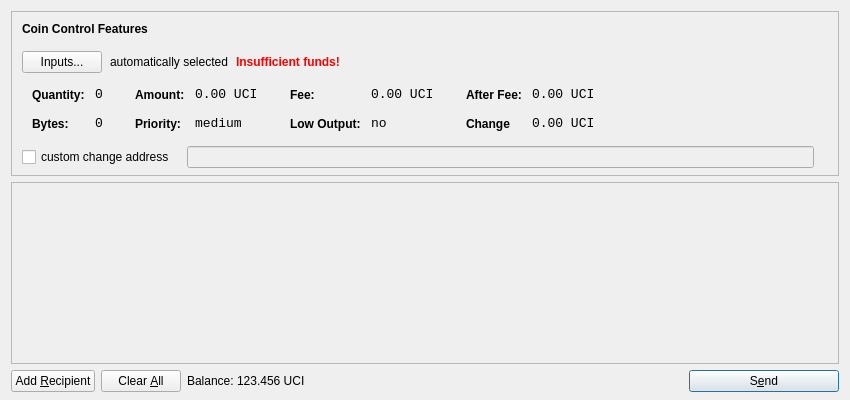
<?xml version="1.0" encoding="UTF-8"?>
<ui version="4.0">
 <class>SendCoinsDialog</class>
 <widget class="QDialog" name="SendCoinsDialog">
  <property name="geometry">
   <rect>
    <x>0</x>
    <y>0</y>
    <width>850</width>
    <height>400</height>
   </rect>
  </property>
  <property name="windowTitle">
   <string>Send Coins</string>
  </property>
  <layout class="QVBoxLayout" name="verticalLayout" stretch="0,1,0">
   <property name="bottomMargin">
    <number>8</number>
   </property>
   <item>
    <widget class="QFrame" name="frameCoinControl">
     <property name="sizePolicy">
      <sizepolicy hsizetype="Expanding" vsizetype="Expanding">
       <horstretch>0</horstretch>
       <verstretch>0</verstretch>
      </sizepolicy>
     </property>
     <property name="maximumSize">
      <size>
       <width>16777215</width>
       <height>16777215</height>
      </size>
     </property>
     <property name="frameShape">
      <enum>QFrame::StyledPanel</enum>
     </property>
     <property name="frameShadow">
      <enum>QFrame::Sunken</enum>
     </property>
     <layout class="QVBoxLayout" name="verticalLayoutCoinControl2">
      <property name="spacing">
       <number>-1</number>
      </property>
      <property name="leftMargin">
       <number>0</number>
      </property>
      <property name="topMargin">
       <number>0</number>
      </property>
      <property name="rightMargin">
       <number>0</number>
      </property>
      <property name="bottomMargin">
       <number>6</number>
      </property>
      <item>
       <layout class="QVBoxLayout" name="verticalLayoutCoinControl" stretch="0,0,0,0,1">
        <property name="spacing">
         <number>0</number>
        </property>
        <property name="leftMargin">
         <number>10</number>
        </property>
        <property name="topMargin">
         <number>10</number>
        </property>
        <item>
         <layout class="QHBoxLayout" name="horizontalLayoutCoinControl1">
          <property name="bottomMargin">
           <number>15</number>
          </property>
          <item>
           <widget class="QLabel" name="labelCoinControlFeatures">
            <property name="sizePolicy">
             <sizepolicy hsizetype="Preferred" vsizetype="Maximum">
              <horstretch>0</horstretch>
              <verstretch>0</verstretch>
             </sizepolicy>
            </property>
            <property name="font">
             <font>
              <weight>75</weight>
              <bold>true</bold>
             </font>
            </property>
            <property name="styleSheet">
             <string notr="true">font-weight:bold;</string>
            </property>
            <property name="text">
             <string>Coin Control Features</string>
            </property>
           </widget>
          </item>
         </layout>
        </item>
        <item>
         <layout class="QHBoxLayout" name="horizontalLayoutCoinControl2" stretch="0,0,0,0">
          <property name="spacing">
           <number>8</number>
          </property>
          <property name="bottomMargin">
           <number>10</number>
          </property>
          <item>
           <widget class="QPushButton" name="pushButtonCoinControl">
            <property name="styleSheet">
             <string notr="true"/>
            </property>
            <property name="text">
             <string>Inputs...</string>
            </property>
           </widget>
          </item>
          <item>
           <widget class="QLabel" name="labelCoinControlAutomaticallySelected">
            <property name="text">
             <string>automatically selected</string>
            </property>
            <property name="margin">
             <number>5</number>
            </property>
           </widget>
          </item>
          <item>
           <widget class="QLabel" name="labelCoinControlInsuffFunds">
            <property name="font">
             <font>
              <weight>75</weight>
              <bold>true</bold>
             </font>
            </property>
            <property name="styleSheet">
             <string notr="true">color:red;font-weight:bold;</string>
            </property>
            <property name="text">
             <string>Insufficient funds!</string>
            </property>
            <property name="margin">
             <number>5</number>
            </property>
           </widget>
          </item>
          <item>
           <spacer name="horizontalSpacerCoinControl">
            <property name="orientation">
             <enum>Qt::Horizontal</enum>
            </property>
            <property name="sizeHint" stdset="0">
             <size>
              <width>40</width>
              <height>1</height>
             </size>
            </property>
           </spacer>
          </item>
         </layout>
        </item>
        <item>
         <widget class="QWidget" name="widgetCoinControl" native="true">
          <property name="sizePolicy">
           <sizepolicy hsizetype="Preferred" vsizetype="Preferred">
            <horstretch>0</horstretch>
            <verstretch>0</verstretch>
           </sizepolicy>
          </property>
          <property name="minimumSize">
           <size>
            <width>0</width>
            <height>0</height>
           </size>
          </property>
          <property name="styleSheet">
           <string notr="true"/>
          </property>
          <layout class="QHBoxLayout" name="horizontalLayoutCoinControl5">
           <property name="margin">
            <number>0</number>
           </property>
           <item>
            <layout class="QHBoxLayout" name="horizontalLayoutCoinControl3" stretch="0,0,0,1">
             <property name="spacing">
              <number>20</number>
             </property>
             <property name="topMargin">
              <number>0</number>
             </property>
             <property name="bottomMargin">
              <number>10</number>
             </property>
             <item>
              <layout class="QFormLayout" name="formLayoutCoinControl1">
               <property name="horizontalSpacing">
                <number>10</number>
               </property>
               <property name="verticalSpacing">
                <number>14</number>
               </property>
               <property name="leftMargin">
                <number>10</number>
               </property>
               <property name="topMargin">
                <number>4</number>
               </property>
               <property name="rightMargin">
                <number>6</number>
               </property>
               <item row="0" column="0">
                <widget class="QLabel" name="labelCoinControlQuantityText">
                 <property name="styleSheet">
                  <string notr="true">font-weight:bold;</string>
                 </property>
                 <property name="text">
                  <string>Quantity:</string>
                 </property>
                 <property name="margin">
                  <number>0</number>
                 </property>
                </widget>
               </item>
               <item row="0" column="1">
                <widget class="QLabel" name="labelCoinControlQuantity">
                 <property name="font">
                  <font>
                   <family>Monospace</family>
                   <pointsize>10</pointsize>
                  </font>
                 </property>
                 <property name="cursor">
                  <cursorShape>IBeamCursor</cursorShape>
                 </property>
                 <property name="contextMenuPolicy">
                  <enum>Qt::ActionsContextMenu</enum>
                 </property>
                 <property name="text">
                  <string>0</string>
                 </property>
                 <property name="margin">
                  <number>0</number>
                 </property>
                 <property name="textInteractionFlags">
                  <set>Qt::LinksAccessibleByMouse|Qt::TextSelectableByKeyboard|Qt::TextSelectableByMouse</set>
                 </property>
                </widget>
               </item>
               <item row="1" column="0">
                <widget class="QLabel" name="labelCoinControlBytesText">
                 <property name="styleSheet">
                  <string notr="true">font-weight:bold;</string>
                 </property>
                 <property name="text">
                  <string>Bytes:</string>
                 </property>
                </widget>
               </item>
               <item row="1" column="1">
                <widget class="QLabel" name="labelCoinControlBytes">
                 <property name="font">
                  <font>
                   <family>Monospace</family>
                   <pointsize>10</pointsize>
                  </font>
                 </property>
                 <property name="cursor">
                  <cursorShape>IBeamCursor</cursorShape>
                 </property>
                 <property name="contextMenuPolicy">
                  <enum>Qt::ActionsContextMenu</enum>
                 </property>
                 <property name="text">
                  <string>0</string>
                 </property>
                 <property name="textInteractionFlags">
                  <set>Qt::LinksAccessibleByMouse|Qt::TextSelectableByKeyboard|Qt::TextSelectableByMouse</set>
                 </property>
                </widget>
               </item>
              </layout>
             </item>
             <item>
              <layout class="QFormLayout" name="formLayoutCoinControl2">
               <property name="horizontalSpacing">
                <number>10</number>
               </property>
               <property name="verticalSpacing">
                <number>14</number>
               </property>
               <property name="leftMargin">
                <number>6</number>
               </property>
               <property name="topMargin">
                <number>4</number>
               </property>
               <property name="rightMargin">
                <number>6</number>
               </property>
               <item row="0" column="0">
                <widget class="QLabel" name="labelCoinControlAmountText">
                 <property name="styleSheet">
                  <string notr="true">font-weight:bold;</string>
                 </property>
                 <property name="text">
                  <string>Amount:</string>
                 </property>
                 <property name="margin">
                  <number>0</number>
                 </property>
                </widget>
               </item>
               <item row="0" column="1">
                <widget class="QLabel" name="labelCoinControlAmount">
                 <property name="font">
                  <font>
                   <family>Monospace</family>
                   <pointsize>10</pointsize>
                  </font>
                 </property>
                 <property name="cursor">
                  <cursorShape>IBeamCursor</cursorShape>
                 </property>
                 <property name="contextMenuPolicy">
                  <enum>Qt::ActionsContextMenu</enum>
                 </property>
                 <property name="text">
                  <string>0.00 UCI</string>
                 </property>
                 <property name="textInteractionFlags">
                  <set>Qt::LinksAccessibleByMouse|Qt::TextSelectableByKeyboard|Qt::TextSelectableByMouse</set>
                 </property>
                </widget>
               </item>
               <item row="1" column="0">
                <widget class="QLabel" name="labelCoinControlPriorityText">
                 <property name="styleSheet">
                  <string notr="true">font-weight:bold;</string>
                 </property>
                 <property name="text">
                  <string>Priority:</string>
                 </property>
                </widget>
               </item>
               <item row="1" column="1">
                <widget class="QLabel" name="labelCoinControlPriority">
                 <property name="font">
                  <font>
                   <family>Monospace</family>
                   <pointsize>10</pointsize>
                  </font>
                 </property>
                 <property name="cursor">
                  <cursorShape>IBeamCursor</cursorShape>
                 </property>
                 <property name="contextMenuPolicy">
                  <enum>Qt::ActionsContextMenu</enum>
                 </property>
                 <property name="text">
                  <string>medium</string>
                 </property>
                 <property name="textInteractionFlags">
                  <set>Qt::LinksAccessibleByMouse|Qt::TextSelectableByKeyboard|Qt::TextSelectableByMouse</set>
                 </property>
                </widget>
               </item>
              </layout>
             </item>
             <item>
              <layout class="QFormLayout" name="formLayoutCoinControl3">
               <property name="horizontalSpacing">
                <number>10</number>
               </property>
               <property name="verticalSpacing">
                <number>14</number>
               </property>
               <property name="leftMargin">
                <number>6</number>
               </property>
               <property name="topMargin">
                <number>4</number>
               </property>
               <property name="rightMargin">
                <number>6</number>
               </property>
               <item row="0" column="0">
                <widget class="QLabel" name="labelCoinControlFeeText">
                 <property name="styleSheet">
                  <string notr="true">font-weight:bold;</string>
                 </property>
                 <property name="text">
                  <string>Fee:</string>
                 </property>
                 <property name="margin">
                  <number>0</number>
                 </property>
                </widget>
               </item>
               <item row="0" column="1">
                <widget class="QLabel" name="labelCoinControlFee">
                 <property name="font">
                  <font>
                   <family>Monospace</family>
                   <pointsize>10</pointsize>
                  </font>
                 </property>
                 <property name="cursor">
                  <cursorShape>IBeamCursor</cursorShape>
                 </property>
                 <property name="contextMenuPolicy">
                  <enum>Qt::ActionsContextMenu</enum>
                 </property>
                 <property name="text">
                  <string>0.00 UCI</string>
                 </property>
                 <property name="textInteractionFlags">
                  <set>Qt::LinksAccessibleByMouse|Qt::TextSelectableByKeyboard|Qt::TextSelectableByMouse</set>
                 </property>
                </widget>
               </item>
               <item row="1" column="0">
                <widget class="QLabel" name="labelCoinControlLowOutputText">
                 <property name="styleSheet">
                  <string notr="true">font-weight:bold;</string>
                 </property>
                 <property name="text">
                  <string>Low Output:</string>
                 </property>
                </widget>
               </item>
               <item row="1" column="1">
                <widget class="QLabel" name="labelCoinControlLowOutput">
                 <property name="font">
                  <font>
                   <family>Monospace</family>
                   <pointsize>10</pointsize>
                  </font>
                 </property>
                 <property name="cursor">
                  <cursorShape>IBeamCursor</cursorShape>
                 </property>
                 <property name="contextMenuPolicy">
                  <enum>Qt::ActionsContextMenu</enum>
                 </property>
                 <property name="text">
                  <string>no</string>
                 </property>
                 <property name="textInteractionFlags">
                  <set>Qt::LinksAccessibleByMouse|Qt::TextSelectableByKeyboard|Qt::TextSelectableByMouse</set>
                 </property>
                </widget>
               </item>
              </layout>
             </item>
             <item>
              <layout class="QFormLayout" name="formLayoutCoinControl4">
               <property name="horizontalSpacing">
                <number>10</number>
               </property>
               <property name="verticalSpacing">
                <number>14</number>
               </property>
               <property name="leftMargin">
                <number>6</number>
               </property>
               <property name="topMargin">
                <number>4</number>
               </property>
               <property name="rightMargin">
                <number>6</number>
               </property>
               <item row="0" column="0">
                <widget class="QLabel" name="labelCoinControlAfterFeeText">
                 <property name="styleSheet">
                  <string notr="true">font-weight:bold;</string>
                 </property>
                 <property name="text">
                  <string>After Fee:</string>
                 </property>
                 <property name="margin">
                  <number>0</number>
                 </property>
                </widget>
               </item>
               <item row="0" column="1">
                <widget class="QLabel" name="labelCoinControlAfterFee">
                 <property name="font">
                  <font>
                   <family>Monospace</family>
                   <pointsize>10</pointsize>
                  </font>
                 </property>
                 <property name="cursor">
                  <cursorShape>IBeamCursor</cursorShape>
                 </property>
                 <property name="contextMenuPolicy">
                  <enum>Qt::ActionsContextMenu</enum>
                 </property>
                 <property name="text">
                  <string>0.00 UCI</string>
                 </property>
                 <property name="textInteractionFlags">
                  <set>Qt::LinksAccessibleByMouse|Qt::TextSelectableByKeyboard|Qt::TextSelectableByMouse</set>
                 </property>
                </widget>
               </item>
               <item row="1" column="0">
                <widget class="QLabel" name="labelCoinControlChangeText">
                 <property name="styleSheet">
                  <string notr="true">font-weight:bold;</string>
                 </property>
                 <property name="text">
                  <string>Change</string>
                 </property>
                </widget>
               </item>
               <item row="1" column="1">
                <widget class="QLabel" name="labelCoinControlChange">
                 <property name="font">
                  <font>
                   <family>Monospace</family>
                   <pointsize>10</pointsize>
                  </font>
                 </property>
                 <property name="cursor">
                  <cursorShape>IBeamCursor</cursorShape>
                 </property>
                 <property name="contextMenuPolicy">
                  <enum>Qt::ActionsContextMenu</enum>
                 </property>
                 <property name="text">
                  <string>0.00 UCI</string>
                 </property>
                 <property name="textInteractionFlags">
                  <set>Qt::LinksAccessibleByMouse|Qt::TextSelectableByKeyboard|Qt::TextSelectableByMouse</set>
                 </property>
                </widget>
               </item>
              </layout>
             </item>
            </layout>
           </item>
          </layout>
         </widget>
        </item>
        <item>
         <layout class="QHBoxLayout" name="horizontalLayoutCoinControl4" stretch="0,0,0">
          <property name="spacing">
           <number>12</number>
          </property>
          <property name="sizeConstraint">
           <enum>QLayout::SetDefaultConstraint</enum>
          </property>
          <property name="topMargin">
           <number>5</number>
          </property>
          <property name="rightMargin">
           <number>5</number>
          </property>
          <item>
           <widget class="QCheckBox" name="checkBoxCoinControlChange">
            <property name="text">
             <string>custom change address</string>
            </property>
           </widget>
          </item>
          <item>
           <widget class="QLineEdit" name="lineEditCoinControlChange">
            <property name="enabled">
             <bool>false</bool>
            </property>
            <property name="sizePolicy">
             <sizepolicy hsizetype="Expanding" vsizetype="Fixed">
              <horstretch>0</horstretch>
              <verstretch>0</verstretch>
             </sizepolicy>
            </property>
           </widget>
          </item>
          <item>
           <widget class="QLabel" name="labelCoinControlChangeLabel">
            <property name="sizePolicy">
             <sizepolicy hsizetype="Preferred" vsizetype="Expanding">
              <horstretch>0</horstretch>
              <verstretch>0</verstretch>
             </sizepolicy>
            </property>
            <property name="minimumSize">
             <size>
              <width>0</width>
              <height>0</height>
             </size>
            </property>
            <property name="text">
             <string/>
            </property>
            <property name="margin">
             <number>3</number>
            </property>
           </widget>
          </item>
         </layout>
        </item>
        <item>
         <spacer name="verticalSpacerCoinControl">
          <property name="orientation">
           <enum>Qt::Vertical</enum>
          </property>
          <property name="sizeHint" stdset="0">
           <size>
            <width>800</width>
            <height>1</height>
           </size>
          </property>
         </spacer>
        </item>
       </layout>
      </item>
     </layout>
    </widget>
   </item>
   <item>
    <widget class="QScrollArea" name="scrollArea">
     <property name="widgetResizable">
      <bool>true</bool>
     </property>
     <widget class="QWidget" name="scrollAreaWidgetContents">
      <property name="geometry">
       <rect>
        <x>0</x>
        <y>0</y>
        <width>830</width>
        <height>165</height>
       </rect>
      </property>
      <layout class="QVBoxLayout" name="verticalLayout_2">
       <property name="margin">
        <number>0</number>
       </property>
       <item>
        <layout class="QVBoxLayout" name="entries">
         <property name="spacing">
          <number>6</number>
         </property>
        </layout>
       </item>
       <item>
        <spacer name="verticalSpacer">
         <property name="orientation">
          <enum>Qt::Vertical</enum>
         </property>
         <property name="sizeHint" stdset="0">
          <size>
           <width>20</width>
           <height>40</height>
          </size>
         </property>
        </spacer>
       </item>
      </layout>
     </widget>
    </widget>
   </item>
   <item>
    <layout class="QHBoxLayout" name="horizontalLayout">
     <item>
      <widget class="QPushButton" name="addButton">
       <property name="toolTip">
        <string>Send to multiple recipients at once</string>
       </property>
       <property name="text">
        <string>Add &amp;Recipient</string>
       </property>
       <property name="icon">
        <iconset resource="../bitcoin.qrc">
         <normaloff>:/icons/add</normaloff>:/icons/add</iconset>
       </property>
       <property name="autoDefault">
        <bool>false</bool>
       </property>
      </widget>
     </item>
     <item>
      <widget class="QPushButton" name="clearButton">
       <property name="sizePolicy">
        <sizepolicy hsizetype="Minimum" vsizetype="Fixed">
         <horstretch>0</horstretch>
         <verstretch>0</verstretch>
        </sizepolicy>
       </property>
       <property name="toolTip">
        <string>Remove all transaction fields</string>
       </property>
       <property name="text">
        <string>Clear &amp;All</string>
       </property>
       <property name="icon">
        <iconset resource="../bitcoin.qrc">
         <normaloff>:/icons/remove</normaloff>:/icons/remove</iconset>
       </property>
       <property name="autoRepeatDelay">
        <number>300</number>
       </property>
       <property name="autoDefault">
        <bool>false</bool>
       </property>
      </widget>
     </item>
     <item>
      <layout class="QHBoxLayout" name="horizontalLayout_2">
       <property name="spacing">
        <number>3</number>
       </property>
       <item>
        <widget class="QLabel" name="label">
         <property name="sizePolicy">
          <sizepolicy hsizetype="Preferred" vsizetype="Fixed">
           <horstretch>0</horstretch>
           <verstretch>0</verstretch>
          </sizepolicy>
         </property>
         <property name="text">
          <string>Balance:</string>
         </property>
        </widget>
       </item>
       <item>
        <widget class="QLabel" name="labelBalance">
         <property name="sizePolicy">
          <sizepolicy hsizetype="Preferred" vsizetype="Fixed">
           <horstretch>0</horstretch>
           <verstretch>0</verstretch>
          </sizepolicy>
         </property>
         <property name="cursor">
          <cursorShape>IBeamCursor</cursorShape>
         </property>
         <property name="text">
          <string>123.456 UCI</string>
         </property>
         <property name="textInteractionFlags">
          <set>Qt::LinksAccessibleByMouse|Qt::TextSelectableByKeyboard|Qt::TextSelectableByMouse</set>
         </property>
        </widget>
       </item>
      </layout>
     </item>
     <item>
      <spacer name="horizontalSpacer">
       <property name="orientation">
        <enum>Qt::Horizontal</enum>
       </property>
       <property name="sizeHint" stdset="0">
        <size>
         <width>40</width>
         <height>20</height>
        </size>
       </property>
      </spacer>
     </item>
     <item>
      <widget class="QPushButton" name="sendButton">
       <property name="minimumSize">
        <size>
         <width>150</width>
         <height>0</height>
        </size>
       </property>
       <property name="toolTip">
        <string>Confirm the send action</string>
       </property>
       <property name="text">
        <string>S&amp;end</string>
       </property>
       <property name="icon">
        <iconset resource="../bitcoin.qrc">
         <normaloff>:/icons/send</normaloff>:/icons/send</iconset>
       </property>
       <property name="default">
        <bool>true</bool>
       </property>
      </widget>
     </item>
    </layout>
   </item>
  </layout>
 </widget>
 <resources>
  <include location="../bitcoin.qrc"/>
 </resources>
 <connections/>
</ui>
